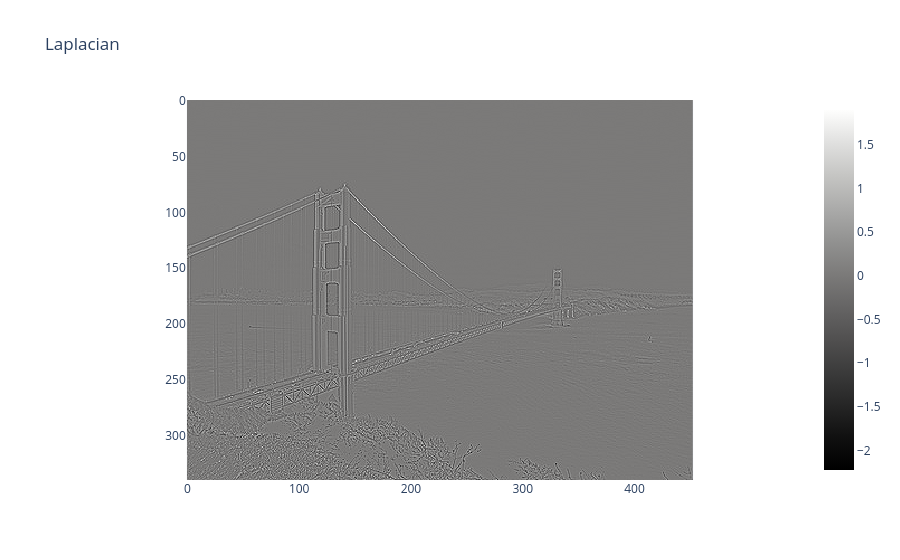
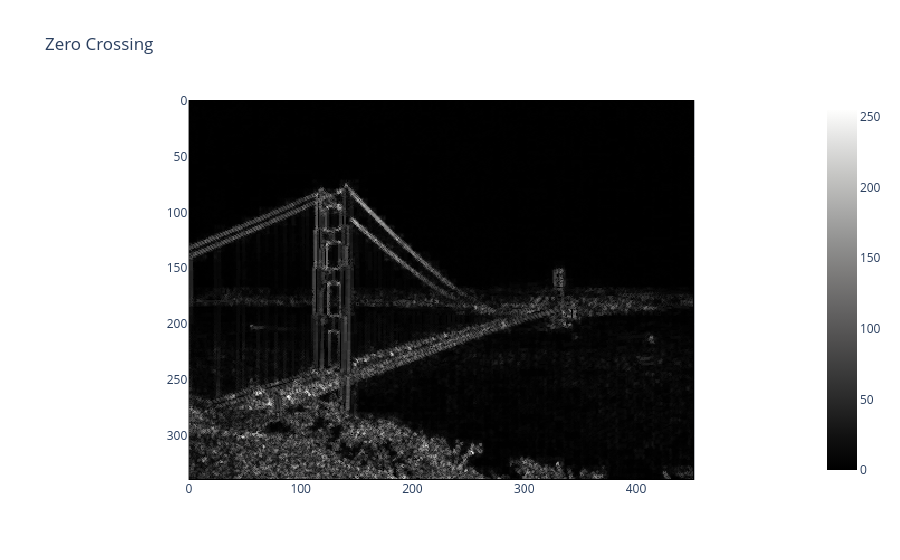

The cell these charts' notebook holds for them, in order:
### Markdown cell above
#### <font color='green'><b>The opencv function to apply the Laplacian to an image</b></font>

### Code cell
# LAPLACIAN

laplacian = cv2.Laplacian(grayImg,-1) 
ZC = Zero_crossing(laplacian)
fig = px.imshow(laplacian, color_continuous_scale='gray', title= 'Laplacian')
fig.show()
fig = px.imshow(ZC, color_continuous_scale='gray', title='Zero Crossing')
fig.show()

### Figure 1 — Plotly figure (JSON) as saved in the notebook; plotly's stock layout.template omitted (floating-point values rounded to 4 significant figures; data arrays with more than 128 entries replaced by an {"elided": "..."} marker saying what was removed)
{"data": [{"coloraxis": "coloraxis", "hovertemplate": "x: %{x}<br>y: %{y}<br>color: %{z}<extra></extra>", "name": "0", "type": "heatmap", "xaxis": "x", "yaxis": "y", "z": {"elided": "340x453 float values"}}], "layout": {"coloraxis": {"colorscale": [[0, "rgb(0, 0, 0)"], [0.09091, "rgb(16, 16, 16)"], [0.1818, "rgb(38, 38, 38)"], [0.2727, "rgb(59, 59, 59)"], [0.3636, "rgb(81, 80, 80)"], [0.4545, "rgb(102, 101, 101)"], [0.5455, "rgb(124, 123, 122)"], [0.6364, "rgb(146, 146, 145)"], [0.7273, "rgb(171, 171, 170)"], [0.8182, "rgb(197, 197, 195)"], [0.9091, "rgb(224, 224, 223)"], [1, "rgb(254, 254, 253)"]]}, "title": {"text": "Laplacian"}, "xaxis": {"anchor": "y", "constrain": "domain", "domain": [0, 1], "scaleanchor": "y"}, "yaxis": {"anchor": "x", "autorange": "reversed", "constrain": "domain", "domain": [0, 1]}}}

### Figure 2 — Plotly figure (JSON) as saved in the notebook; plotly's stock layout.template omitted (floating-point values rounded to 4 significant figures; data arrays with more than 128 entries replaced by an {"elided": "..."} marker saying what was removed)
{"data": [{"coloraxis": "coloraxis", "hovertemplate": "x: %{x}<br>y: %{y}<br>color: %{z}<extra></extra>", "name": "0", "type": "heatmap", "xaxis": "x", "yaxis": "y", "z": {"elided": "340x453 int values"}}], "layout": {"coloraxis": {"colorscale": [[0, "rgb(0, 0, 0)"], [0.09091, "rgb(16, 16, 16)"], [0.1818, "rgb(38, 38, 38)"], [0.2727, "rgb(59, 59, 59)"], [0.3636, "rgb(81, 80, 80)"], [0.4545, "rgb(102, 101, 101)"], [0.5455, "rgb(124, 123, 122)"], [0.6364, "rgb(146, 146, 145)"], [0.7273, "rgb(171, 171, 170)"], [0.8182, "rgb(197, 197, 195)"], [0.9091, "rgb(224, 224, 223)"], [1, "rgb(254, 254, 253)"]]}, "title": {"text": "Zero Crossing"}, "xaxis": {"anchor": "y", "constrain": "domain", "domain": [0, 1], "scaleanchor": "y"}, "yaxis": {"anchor": "x", "autorange": "reversed", "constrain": "domain", "domain": [0, 1]}}}
